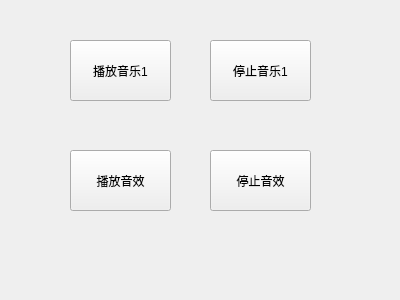
<?xml version="1.0" encoding="UTF-8"?>
<ui version="4.0">
 <class>Widget</class>
 <widget class="QWidget" name="Widget">
  <property name="geometry">
   <rect>
    <x>0</x>
    <y>0</y>
    <width>400</width>
    <height>300</height>
   </rect>
  </property>
  <property name="windowTitle">
   <string>Widget</string>
  </property>
  <widget class="QPushButton" name="pushButton">
   <property name="geometry">
    <rect>
     <x>70</x>
     <y>40</y>
     <width>101</width>
     <height>61</height>
    </rect>
   </property>
   <property name="text">
    <string>播放音乐1</string>
   </property>
  </widget>
  <widget class="QPushButton" name="pushButton_2">
   <property name="geometry">
    <rect>
     <x>210</x>
     <y>40</y>
     <width>101</width>
     <height>61</height>
    </rect>
   </property>
   <property name="text">
    <string>停止音乐1</string>
   </property>
  </widget>
  <widget class="QPushButton" name="pushButton_3">
   <property name="geometry">
    <rect>
     <x>70</x>
     <y>150</y>
     <width>101</width>
     <height>61</height>
    </rect>
   </property>
   <property name="text">
    <string>播放音效</string>
   </property>
  </widget>
  <widget class="QPushButton" name="pushButton_4">
   <property name="geometry">
    <rect>
     <x>210</x>
     <y>150</y>
     <width>101</width>
     <height>61</height>
    </rect>
   </property>
   <property name="text">
    <string>停止音效</string>
   </property>
  </widget>
 </widget>
 <layoutdefault spacing="6" margin="11"/>
 <resources/>
 <connections/>
</ui>
